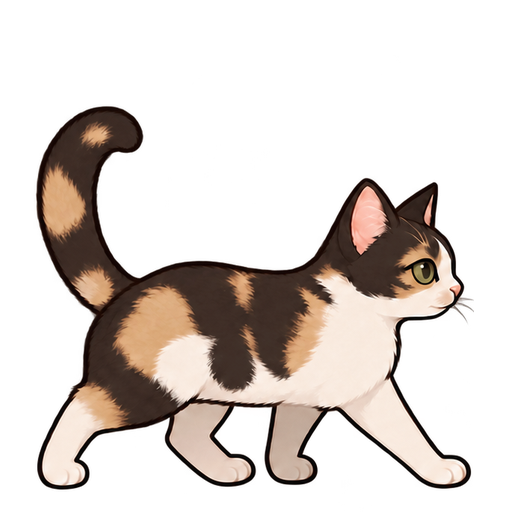
#> input picture output/imagegen/walk-diagonal-four-v1/frame-01.png, 512 x 512 px
$ python package_diagonal_cycle.py
#> lines starting #> are read from the running program, lines starting #| are printed output that depends on the picture
#> in main, reference is the input picture: PIL image 512x512 RGBA; mean R, G, B, A 48.8, 40.7, 35.8, 82.7
### tools/package_walk_v2.py
"""Register generated walk key poses on the head and package a cyclic preview.

Only placement, scaling and animation timing are changed; no coat or limbs are
painted here. The two source sheets were generated independently with image_gen.
Run with Python + Pillow. Retains all v1 artifacts for comparison.
"""
import json
from pathlib import Path

from PIL import Image, ImageChops, ImageStat

ROOT = Path(__file__).resolve().parents[1] / 'output/imagegen'


def on_gray(image):
    canvas = Image.new('RGBA', image.size, '#807e7b')
    canvas.alpha_composite(image)
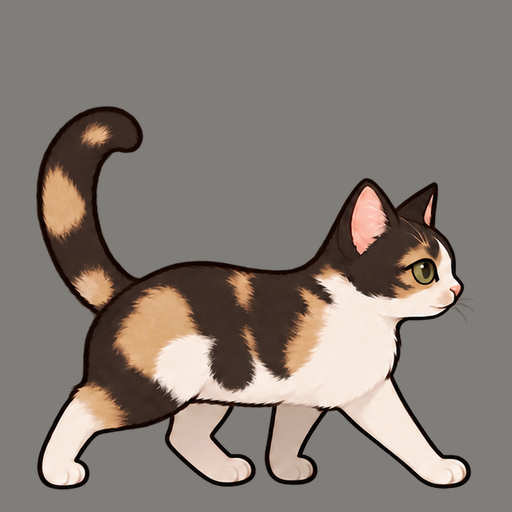
#> canvas: PIL image 512x512 RGBA; mean R, G, B, A 133.3, 124.6, 117.8, 255
    return canvas.convert('RGB')


def score(reference, candidate, box, dx, dy):
    shifted_box = (box[0] - dx, box[1] - dy, box[2] - dx, box[3] - dy)
    delta = ImageChops.difference(reference.crop(box), candidate.crop(shifted_box))
    return sum(ImageStat.Stat(delta).mean)


# [77 lines left out: functions register, main, not called in this run]


# [2 lines that do not run on import are left out]

### tools/package_diagonal_cycle.py
"""Pack a complete two-half-step imagegen cycle without changing approved poses.

Generated drawings are only scaled/registered. No mesh warp, synthesized limbs,
crossfade or reversed half-cycle is used. Pillow is a development dependency.
"""
import json
from pathlib import Path
import shutil

from PIL import Image, ImageDraw, ImageSequence
from package_walk_v2 import on_gray, score

ROOT = Path(__file__).resolve().parents[1]
APPROVED = ROOT / 'output/imagegen/walk-diagonal-four-v1'
OUTPUT = ROOT / 'output/imagegen/walk-diagonal-cycle-v2'
STAGES = [(2, 'a-early'), (3, 'a-middle'), (4, 'a-late'),
          (6, 'b-early'), (7, 'b-middle'), (8, 'b-late')]


def main():
    OUTPUT.mkdir(parents=True, exist_ok=True)
    reference = Image.open(APPROVED / 'frame-01.png').convert('RGBA')
    reference_gray = on_gray(reference)
    registrations = {}
    for index, stage in STAGES:
        original = Image.open(OUTPUT / f'source-{stage}.png').convert('RGBA')
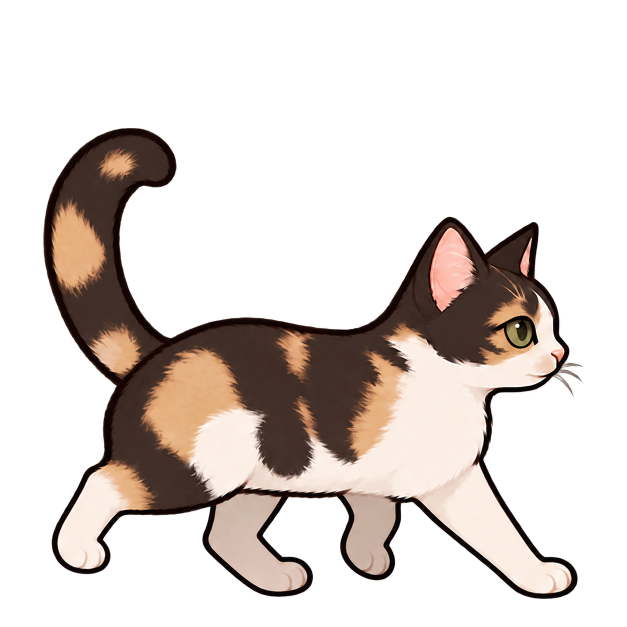
#> input picture output/imagegen/walk-diagonal-cycle-v2/source-a-early.png, 1254 x 1254 px (shown at 1/2 size)
#> original is the input picture: PIL image 1254x1254 RGBA; mean R, G, B, A 47.3, 39.4, 35, 81.3
        candidates = []
        for step in range(31):
            scale = .95 + step / 300
            extent = round(512 * scale)
            resized = original.resize((extent, extent), Image.Resampling.LANCZOS)
            bounds = resized.getchannel('A').point(lambda a: 255 if a > 100 else 0).getbbox()
            y = 490 - bounds[3]
            canvas = Image.new('RGBA', (512, 512))
            canvas.alpha_composite(resized, (0, y))
            gray = on_gray(canvas)
            error, dx = min((score(reference_gray, gray, (340, 170, 478, 320), x, 0), x)
                            for x in range(-24, 25))
            candidates.append((error, scale, dx, y, resized))
#> this loop made 31 passes
#> (bounds, y, error, dx) on passes 1 to 12: ((34, 99, 450, 464), 26, 118.1, 19), ((34, 100, 452, 466), 24, 113.9, 17), ((34, 100, 454, 468), 22, 109.4, 16), ((34, 100, 456, 470), 20, 104.3, 14), ((34, 101, 457, 471), 19, 101.7, 14), ((34, 101, 459, 473), 17, 95.83, 12), ((34, 102, 461, 475), 15, 89.1, 11), ((34, 102, 462, 476), 14, 85.46, 10), ((35, 102, 463, 478), 12, 77.88, 9), ((35, 103, 465, 480), 10, 69.26, 7), ((35, 103, 466, 480), 10, 73.55, 6), ((35, 103, 468, 482), 8, 64.45, 5)
#> (bounds, y) on pass 14: ((35, 104, 472, 486), 4)
#> pass 1, in main, `resized = original.resize((extent, extent), Image.Resampling.LANCZOS)`:
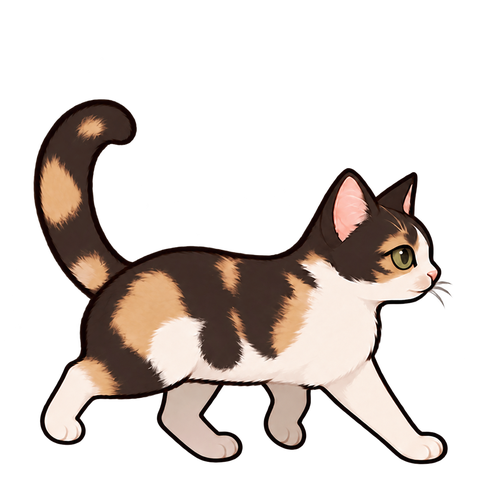
#> resized: PIL image 486x486 RGBA; mean R, G, B, A 47, 39.3, 34.8, 81.3; transparent parts drawn white
#> pass 1, in main, `gray = on_gray(canvas)`:
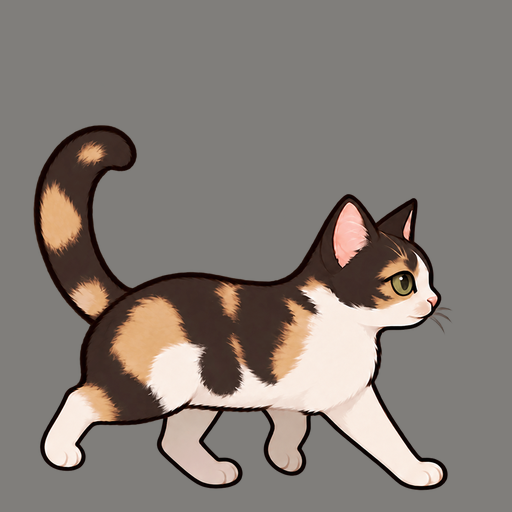
#> gray: PIL image 512x512 RGB; mean R, G, B 132.9, 124.7, 118.6
#> pass 1, in score, `delta = ImageChops.difference(reference.crop(box), candidate.crop(shif..`:
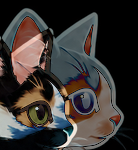
#> delta: PIL image 138x150 RGB; mean R, G, B 57.6, 53, 50.5
#> after the loop:
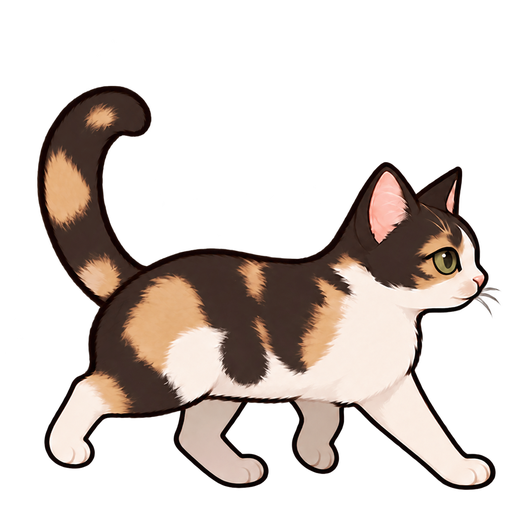
#> canvas: PIL image 512x512 RGBA; mean R, G, B, A 51.9, 43.4, 38.5, 89.8; transparent parts drawn white
        error, scale, dx, y, resized = min(candidates, key=lambda candidate: candidate[0])
#> resized: PIL image 514x514 RGBA
        result = Image.new('RGBA', (512, 512))
        result.alpha_composite(resized, (dx, y))
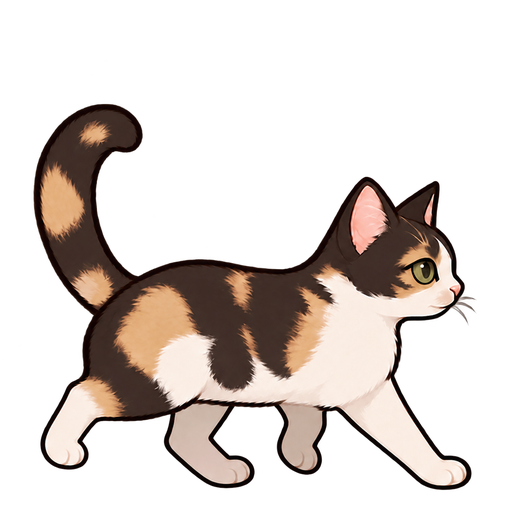
#> result: PIL image 512x512 RGBA; mean R, G, B, A 47.4, 39.6, 35.1, 81.9; transparent parts drawn white
        result.save(OUTPUT / f'frame-{index:02}.png')
        registrations[stage] = {'scale_relative_to_512': scale, 'offset': [dx, y],
                                'head_error': error}
#> pass 2 of the loop in main, `for index, stage in STAGES:`:
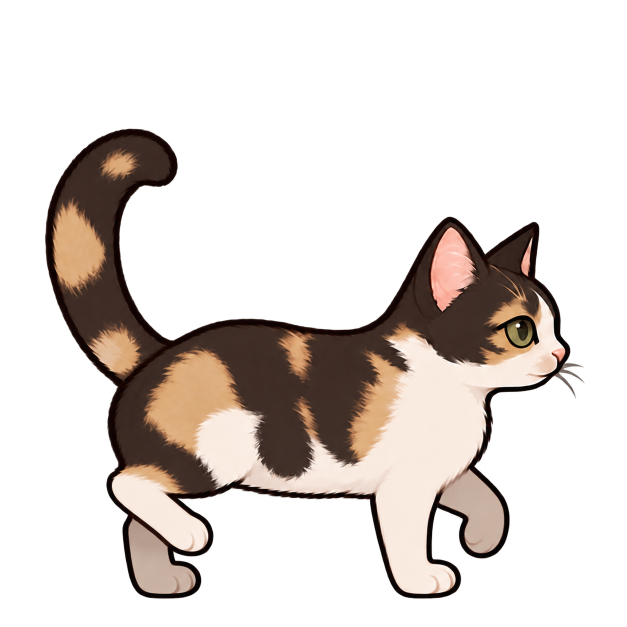
#> input picture output/imagegen/walk-diagonal-cycle-v2/source-a-middle.png, 1254 x 1254 px (shown at 1/2 size)
#> in main, original is the input picture: PIL image 1254x1254 RGBA; mean R, G, B, A 41.9, 34.9, 30.6, 74.8
#> after the loop in main, `for step in range(31):`:
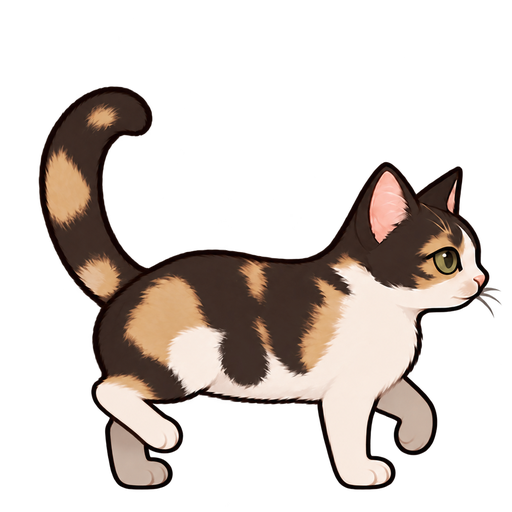
#> canvas: PIL image 512x512 RGBA; mean R, G, B, A 46, 38.4, 33.7, 82.6; transparent parts drawn white
#> in main, `result.alpha_composite(resized, (dx, y))`:
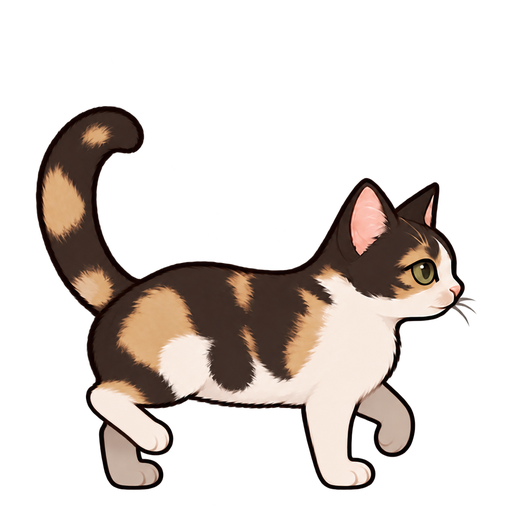
#> result: PIL image 512x512 RGBA; mean R, G, B, A 41.7, 34.8, 30.5, 74.8; transparent parts drawn white
#> pass 3 of the loop in main, `for index, stage in STAGES:`:
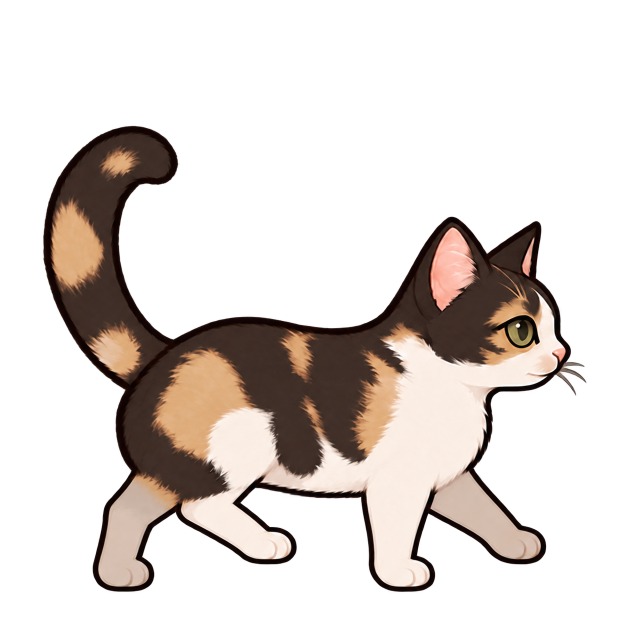
#> input picture output/imagegen/walk-diagonal-cycle-v2/source-a-late.png, 1254 x 1254 px (shown at 1/2 size)
#> in main, original is the input picture: PIL image 1254x1254 RGBA; mean R, G, B, A 43.4, 36.3, 32, 76.8
#> the loop in main, `for step in range(31):` made 31 passes
#> pass 1, in score (call 3040), `delta = ImageChops.difference(reference.crop(box), candidate.crop(shif..`:
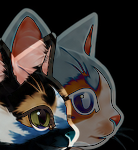
#> delta: PIL image 138x150 RGB; mean R, G, B 57.4, 52.6, 50.4
#> in main, `result.alpha_composite(resized, (dx, y))`:
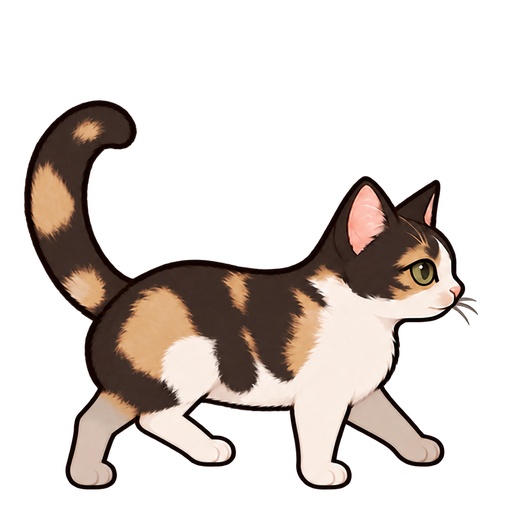
#> result: PIL image 512x512 RGBA; mean R, G, B, A 45.2, 37.9, 33.4, 80.5; transparent parts drawn white
#> the loop made 4 passes; the first 3 are shown
    for source, target in [(1, 1), (2, 5)]:
        shutil.copy2(APPROVED / f'frame-{source:02}.png', OUTPUT / f'frame-{target:02}.png')
    frames = [Image.open(OUTPUT / f'frame-{i:02}.png').convert('RGBA') for i in range(1, 9)]
    sheet = Image.new('RGBA', (2048, 1024))
    contact = Image.new('RGB', (1280, 680), '#eee9e2')
    previews = []
    labels = ['A / contact', 'A / toe-off', 'A / passing', 'A / landing',
              'B / contact', 'B / toe-off', 'B / passing', 'B / landing']
    for i, frame in enumerate(frames):
        sheet.alpha_composite(frame, (i % 4 * 512, i // 4 * 512))
        bg = Image.new('RGBA', frame.size, '#eee9e2')
        bg.alpha_composite(frame)
        preview = bg.convert('RGB').resize((320, 320), Image.Resampling.LANCZOS)
        previews.append(preview)
        contact.paste(preview, (i % 4 * 320, i // 4 * 340 + 20))
    draw = ImageDraw.Draw(contact)
    for i, label in enumerate(labels):
        draw.text((i % 4 * 320 + 12, i // 4 * 340 + 5), f'{i + 1}: {label}', fill='#493b31')
    sheet.save(OUTPUT / 'aligned-sheet.png')
    contact.save(OUTPUT / 'contact-sheet.png')
    # A shared palette keeps unchanged colors stable across GIF frames.
    palette = contact.quantize(colors=256, method=Image.Quantize.MEDIANCUT)
    indexed = [frame.quantize(palette=palette, dither=Image.Dither.NONE) for frame in previews]
    indexed[0].save(OUTPUT / 'cycle-2fps.gif', save_all=True, append_images=indexed[1:],
                    duration=500, loop=0, disposal=2, optimize=False)
    frames[0].save(OUTPUT / 'cycle-2fps.webp', save_all=True, append_images=frames[1:],
                   duration=500, loop=0, lossless=True)
    metadata = {'frames': [f'frame-{i:02}.png' for i in range(1, 9)],
                'playback_order_zero_based': list(range(8)), 'duration_ms': [500] * 8,
                'fps': 2, 'loop': True, 'frame_size': [512, 512], 'labels': labels,
                'registration': registrations,
                'notes': 'Two separately drawn diagonal half-steps. Approved A and B untouched. No reverse playback, crossfade, or app changes.'}
    (OUTPUT / 'animation.json').write_text(json.dumps(metadata, indent=2) + '\n')
    with Image.open(OUTPUT / 'cycle-2fps.gif') as gif:
        assert gif.n_frames == 8 and gif.info.get('loop') == 0
        assert all(frame.info['duration'] == 500 for frame in ImageSequence.Iterator(gif))
    for source, target in [(1, 1), (2, 5)]:
        assert (APPROVED / f'frame-{source:02}.png').read_bytes() == (OUTPUT / f'frame-{target:02}.png').read_bytes()
    print(json.dumps(registrations, indent=2))
    print('Verified 8 frames, infinite loop at 2 fps, and byte-identical approved A/B endpoints.')


if __name__ == '__main__':
#> (the run stopped early here; a loop or call above may not have finished)
